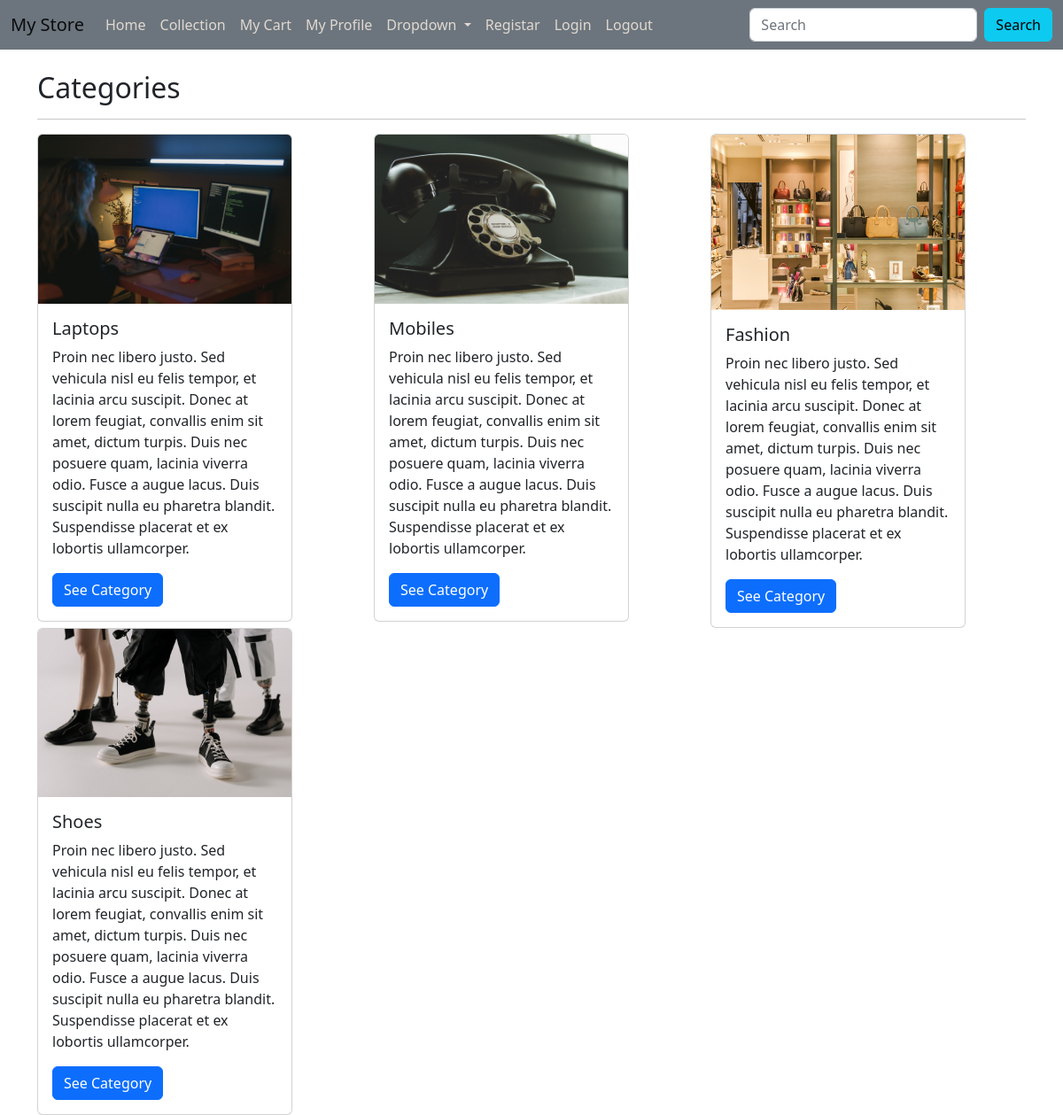
The page /collections on the database its author committed.
### myapp/models.py (models this page shows, shortened)
class Category(models.Model):
    name = models.CharField(max_length=200)
    image = models.ImageField(null=True, blank=True, upload_to="images/")
    description = models.TextField()
    status = models.BooleanField(default=False, help_text="0=default, 1=Hidden")
    trending = models.BooleanField(default=False, help_text="0=default, 1=Trending")
    meta_title = models.CharField(max_length=200)
    meta_keywords = models.CharField(max_length=200)
    meta_description = models.TextField()
    created_at = models.DateTimeField(auto_now_add=True)

### myapp/views.py (the view)
# urls.py: path('collections', views.collectionsview, name="collections"),
def collectionsview(request):
    categories = Category.objects.filter(status=0)
    return render(request, 'collections.html', {'categories':categories})

### templates/collections.html (shortened to what this page needs)
{% extends 'base.html' %}
{% load static %}
{% block content %}
<br/>
<div class="container">
    <h2>Categories</h2>
    <hr>
    <div class="row">
        {% for category in categories %}
        <div class="col-md-4">
            <div class="card" style="width: 18rem;">
                {% if category.image %}
                <img src="{{category.image.url}}" class="card-img-top" alt="...">
                {% endif %}
                <div class="card-body">
                <h5 class="card-title">{{category.name}}</h5>
                <p class="card-text">{{category.description}}</p>
                <a href="{% url 'categoryitems' category.name %}" class="btn btn-primary">See Category</a>
                </div>
            </div>
        </div>
        {% endfor %}
    </div>
</div>
{% endblock content %}

### rows shown on the page
Category: image (picture), name "Laptops", description "Proin nec libero justo. Sed vehicula nisl eu felis tempor, et lacinia arcu suscipit. Donec at lorem feugiat, convallis enim sit amet, dictum turpis. Duis nec posuere quam, lacinia viverra odio. Fusce a augue lacus. Duis suscipit nulla eu pharetra blandit. Suspendisse placerat et ex lobortis ullamcorper."
Category: image (picture), name "Mobiles", description "Proin nec libero justo. Sed vehicula nisl eu felis tempor, et lacinia arcu suscipit. Donec at lorem feugiat, convallis enim sit amet, dictum turpis. Duis nec posuere quam, lacinia viverra odio. Fusce a augue lacus. Duis suscipit nulla eu pharetra blandit. Suspendisse placerat et ex lobortis ullamcorper."
Category: image (picture), name "Fashion", description "Proin nec libero justo. Sed vehicula nisl eu felis tempor, et lacinia arcu suscipit. Donec at lorem feugiat, convallis enim sit amet, dictum turpis. Duis nec posuere quam, lacinia viverra odio. Fusce a augue lacus. Duis suscipit nulla eu pharetra blandit. Suspendisse placerat et ex lobortis ullamcorper."
Category: image (picture), name "Shoes", description "Proin nec libero justo. Sed vehicula nisl eu felis tempor, et lacinia arcu suscipit. Donec at lorem feugiat, convallis enim sit amet, dictum turpis. Duis nec posuere quam, lacinia viverra odio. Fusce a augue lacus. Duis suscipit nulla eu pharetra blandit. Suspendisse placerat et ex lobortis ullamcorper."
